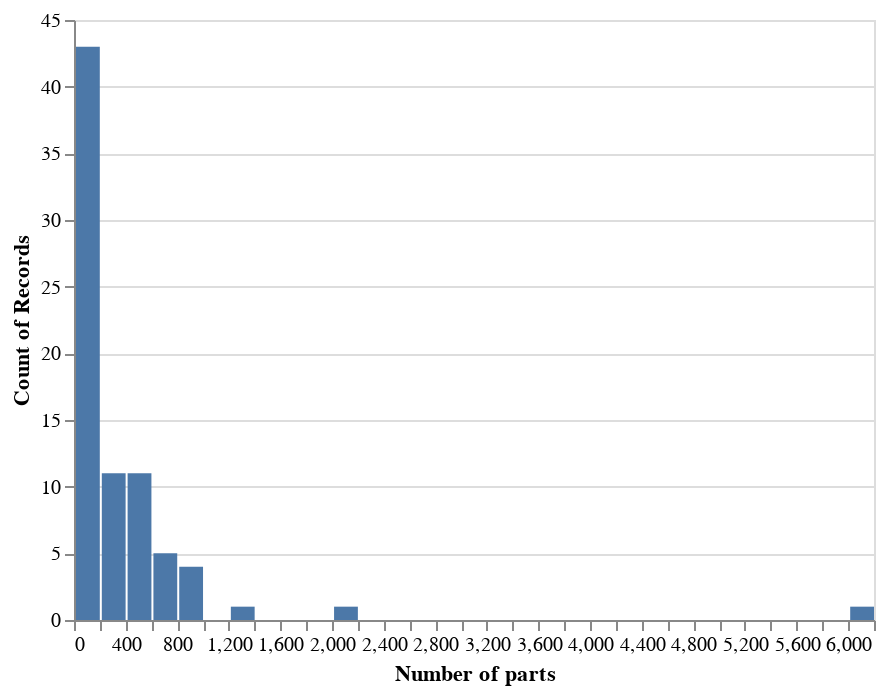

Here is the notebook cell this chart was saved with:
### Markdown cell above
### Number of parts

### Code cell
alt.Chart(hp_themes_df).mark_bar().encode(
    x=alt.X('num_parts:Q', title='Number of parts', bin=alt.Bin(maxbins=50)),
    y=alt.Y('count()')
    )

### Figure 1 — Vega-Lite specification as saved in the notebook (floating-point values rounded to 4 significant figures)
{"$schema": "https://vega.github.io/schema/vega-lite/v3.2.1.json", "config": {"mark": {"tooltip": null}, "view": {"height": 300, "width": 400}}, "data": {"name": "data-7232b797e24722c6d35276d53571c60f"}, "datasets": {"data-7232b797e24722c6d35276d53571c60f": [{"index": 0, "most_parts": "10217-1: Diagon Alley", "name": "Diagon Alley", "num_name": "10217-1: Diagon Alley", "num_parts": 2031, "set_num": "10217-1", "theme_name": "Harry Potter", "year": 2011}, {"index": 1, "most_parts": "10217-1: Diagon Alley", "name": "Trolley", "num_name": "30110-1: Trolley", "num_parts": 22, "set_num": "30110-1", "theme_name": "Harry Potter", "year": 2011}, {"index": 2, "most_parts": "10217-1: Diagon Alley", "name": "The Lab", "num_name": "30111-1: The Lab", "num_parts": 34, "set_num": "30111-1", "theme_name": "Harry Potter", "year": 2011}, {"index": 3, "most_parts": "10217-1: Diagon Alley", "name": "Mini Hogwarts Express", "num_name": "40028-1: Mini Hogwarts Express", "num_parts": 64, "set_num": "40028-1", "theme_name": "Harry Potter", "year": 2011}, {"index": 4, "most_parts": "10217-1: Diagon Alley", "name": "Freeing Dobby", "num_name": "4736-1: Freeing Dobby", "num_parts": 73, "set_num": "4736-1", "theme_name": "Harry Potter", "year": 2010}, {"index": 5, "most_parts": "10217-1: Diagon Alley", "name": "Quidditch Match", "num_name": "4737-1: Quidditch Match", "num_parts": 153, "set_num": "4737-1", "theme_name": "Harry Potter", "year": 2010}, {"index": 6, "most_parts": "10217-1: Diagon Alley", "name": "Hagrid's Hut (3rd edition)", "num_name": "4738-1: Hagrid's Hut (3rd edition)", "num_parts": 442, "set_num": "4738-1", "theme_name": "Harry Potter", "year": 2010}, {"index": 7, "most_parts": "10217-1: Diagon Alley", "name": "The Burrow", "num_name": "4840-1: The Burrow", "num_parts": 572, "set_num": "4840-1", "theme_name": "Harry Potter", "year": 2010}, {"index": 8, "most_parts": "10217-1: Diagon Alley", "name": "Hogwarts Express (3rd edition)", "num_name": "4841-1: Hogwarts Express (3rd edition)", "num_parts": 646, "set_num": "4841-1", "theme_name": "Harry Potter", "year": 2010}, {"index": 9, "most_parts": "10217-1: Diagon Alley", "name": "Hogwarts Castle [Fourth Edition]", "num_name": "4842-1: Hogwarts Castle [Fourth Edition]", "num_parts": 1290, "set_num": "4842-1", "theme_name": "Harry Potter", "year": 2010}, {"index": 10, "most_parts": "10217-1: Diagon Alley", "name": "The Forbidden Forest", "num_name": "4865-1: The Forbidden Forest", "num_parts": 64, "set_num": "4865-1", "theme_name": "Harry Potter", "year": 2011}, {"index": 11, "most_parts": "10217-1: Diagon Alley", "name": "The Knight Bus", "num_name": "4866-1: The Knight Bus", "num_parts": 281, "set_num": "4866-1", "theme_name": "Harry Potter", "year": 2011}, {"index": 12, "most_parts": "10217-1: Diagon Alley", "name": "Hogwarts", "num_name": "4867-1: Hogwarts", "num_parts": 465, "set_num": "4867-1", "theme_name": "Harry Potter", "year": 2011}, {"index": 19, "most_parts": "10217-1: Diagon Alley", "name": "Harry Potter Gallery 1 - Potter L. Malfoy Lockhart Madame Hooch", "num_name": "HPG01-1: Harry Potter Gallery 1 - Potter L. Malfoy Lockhart Madame Hooch", "num_parts": 20, "set_num": "HPG01-1", "theme_name": "Harry Potter", "year": 2002}, {"index": 20, "most_parts": "10217-1: Diagon Alley", "name": "Harry Potter Gallery 2 - Hagrid V. Dursley Crabbe Ron Weasley", "num_name": "HPG02-1: Harry Potter Gallery 2 - Hagrid V. Dursley Crabbe Ron Weasley", "num_parts": 17, "set_num": "HPG02-1", "theme_name": "Harry Potter", "year": 2002}, {"index": 21, "most_parts": "10217-1: Diagon Alley", "name": "Harry Potter Gallery 3 - Dumbledore Ginny Weasley D. Malfoy Snape", "num_name": "HPG03-1: Harry Potter Gallery 3 - Dumbledore Ginny Weasley D. Malfoy Snape", "num_parts": 23, "set_num": "HPG03-1", "theme_name": "Harry Potter", "year": 2002}, {"index": 22, "most_parts": "10217-1: Diagon Alley", "name": "Harry Potter Gallery 4 - Tom Riddle McGonagall Dobby Goyle Hermione", "num_name": "HPG04-1: Harry Potter Gallery 4 - Tom Riddle McGonagall Dobby Goyle Hermione", "num_parts": 23, "set_num": "HPG04-1", "theme_name": "Harry Potter", "year": 2002}, {"index": 23, "most_parts": "10217-1: Diagon Alley", "name": "Harry Potter Wand", "num_name": "HPWAND-1: Harry Potter Wand", "num_parts": 26, "set_num": "HPWAND-1", "theme_name": "Harry Potter", "year": 2018}, {"index": 26, "most_parts": "10217-1: Diagon Alley", "name": "Coca Cola Harry Potter Gift Set", "num_name": "KCCHP-1: Coca Cola Harry Potter Gift Set", "num_parts": 7, "set_num": "KCCHP-1", "theme_name": "Harry Potter", "year": 2002}, {"index": 27, "most_parts": "10217-1: Diagon Alley", "name": "Harry Potter Quidditch Tower (TRU Event Exclusive)", "num_name": "TRU01-1: Harry Potter Quidditch Tower (TRU Event Exclusive)", "num_parts": 37, "set_num": "TRU01-1", "theme_name": "Harry Potter", "year": 2002}, {"index": 28, "most_parts": "10217-1: Diagon Alley", "name": "Weasley Family Car", "num_name": "TRUWEASLEYCAR-1: Weasley Family Car", "num_parts": 36, "set_num": "TRUWEASLEYCAR-1", "theme_name": "Harry Potter", "year": 2018}, {"index": 29, "most_parts": "4730-1: Chamber of Secrets", "name": "Quality Quidditch Supplies", "num_name": "4719-1: Quality Quidditch Supplies", "num_parts": 121, "set_num": "4719-1", "theme_name": "Chamber of Secrets", "year": 2003}, {"index": 30, "most_parts": "4730-1: Chamber of Secrets", "name": "Knockturn Alley", "num_name": "4720-1: Knockturn Alley", "num_parts": 211, "set_num": "4720-1", "theme_name": "Chamber of Secrets", "year": 2003}, {"index": 31, "most_parts": "4730-1: Chamber of Secrets", "name": "Quidditch Practice", "num_name": "4726-1: Quidditch Practice", "num_parts": 131, "set_num": "4726-1", "theme_name": "Chamber of Secrets", "year": 2002}, {"index": 32, "most_parts": "4730-1: Chamber of Secrets", "name": "Aragog in the Dark Forest", "num_name": "4727-1: Aragog in the Dark Forest", "num_parts": 183, "set_num": "4727-1", "theme_name": "Chamber of Secrets", "year": 2002}, {"index": 33, "most_parts": "4730-1: Chamber of Secrets", "name": "Escape from Privet Drive", "num_name": "4728-1: Escape from Privet Drive", "num_parts": 282, "set_num": "4728-1", "theme_name": "Chamber of Secrets", "year": 2002}, {"index": 34, "most_parts": "4730-1: Chamber of Secrets", "name": "Dumbledore's Office", "num_name": "4729-1: Dumbledore's Office", "num_parts": 451, "set_num": "4729-1", "theme_name": "Chamber of Secrets", "year": 2002}, {"index": 35, "most_parts": "4730-1: Chamber of Secrets", "name": "Chamber of Secrets", "num_name": "4730-1: Chamber of Secrets", "num_parts": 597, "set_num": "4730-1", "theme_name": "Chamber of Secrets", "year": 2002}, {"index": 36, "most_parts": "4730-1: Chamber of Secrets", "name": "Dobby's Release", "num_name": "4731-1: Dobby's Release", "num_parts": 71, "set_num": "4731-1", "theme_name": "Chamber of Secrets", "year": 2002}, {"index": 37, "most_parts": "4730-1: Chamber of Secrets", "name": "The Dueling Club", "num_name": "4733-1: The Dueling Club", "num_parts": 133, "set_num": "4733-1", "theme_name": "Chamber of Secrets", "year": 2002}, {"index": 38, "most_parts": "4730-1: Chamber of Secrets", "name": "Slytherin", "num_name": "4735-1: Slytherin", "num_parts": 93, "set_num": "4735-1", "theme_name": "Chamber of Secrets", "year": 2002}, {"index": 39, "most_parts": "4768-2: The Durmstrang Ship with Bonus Mini - Figures (Target exclusive)", "name": "Rescue from the Merpeople", "num_name": "4762-1: Rescue from the Merpeople", "num_parts": 177, "set_num": "4762-1", "theme_name": "Goblet of Fire", "year": 2005}, {"index": 40, "most_parts": "4768-2: The Durmstrang Ship with Bonus Mini - Figures (Target exclusive)", "name": "Graveyard Duel", "num_name": "4766-1: Graveyard Duel", "num_parts": 551, "set_num": "4766-1", "theme_name": "Goblet of Fire", "year": 2005}, {"index": 41, "most_parts": "4768-2: The Durmstrang Ship with Bonus Mini - Figures (Target exclusive)", "name": "Harry and the Hungarian Horntail", "num_name": "4767-1: Harry and the Hungarian Horntail", "num_parts": 265, "set_num": "4767-1", "theme_name": "Goblet of Fire", "year": 2005}, {"index": 42, "most_parts": "4768-2: The Durmstrang Ship with Bonus Mini - Figures (Target exclusive)", "name": "The Durmstrang Ship", "num_name": "4768-1: The Durmstrang Ship", "num_parts": 552, "set_num": "4768-1", "theme_name": "Goblet of Fire", "year": 2005}, {"index": 43, "most_parts": "4768-2: The Durmstrang Ship with Bonus Mini - Figures (Target exclusive)", "name": "The Durmstrang Ship with Bonus Mini - Figures (Target exclusive)", "num_name": "4768-2: The Durmstrang Ship with Bonus Mini - Figures (Target exclusive)", "num_parts": 569, "set_num": "4768-2", "theme_name": "Goblet of Fire", "year": 2005}, {"index": 44, "most_parts": "5378-1: Hogwarts (Third Edition)", "name": "Hogwarts (Third Edition)", "num_name": "5378-1: Hogwarts (Third Edition)", "num_parts": 945, "set_num": "5378-1", "theme_name": "Order of the Phoenix", "year": 2007}, {"index": 45, "most_parts": "4757-1: Hogwarts Castle (2nd edition)", "name": "Motorized Hogwarts Express", "num_name": "10132-1: Motorized Hogwarts Express", "num_parts": 712, "set_num": "10132-1", "theme_name": "Prisoner of Azkaban", "year": 2004}, {"index": 46, "most_parts": "4757-1: Hogwarts Castle (2nd edition)", "name": "Knight Bus - Mini", "num_name": "4695-1: Knight Bus - Mini", "num_parts": 58, "set_num": "4695-1", "theme_name": "Prisoner of Azkaban", "year": 2004}, {"index": 47, "most_parts": "4757-1: Hogwarts Castle (2nd edition)", "name": "Draco's Encounter with Buckbeak", "num_name": "4750-1: Draco's Encounter with Buckbeak", "num_parts": 37, "set_num": "4750-1", "theme_name": "Prisoner of Azkaban", "year": 2004}, {"index": 48, "most_parts": "4757-1: Hogwarts Castle (2nd edition)", "name": "Harry and the Marauder's Map", "num_name": "4751-1: Harry and the Marauder's Map", "num_parts": 109, "set_num": "4751-1", "theme_name": "Prisoner of Azkaban", "year": 2004}, {"index": 49, "most_parts": "4757-1: Hogwarts Castle (2nd edition)", "name": "Professor Lupin's Classroom", "num_name": "4752-1: Professor Lupin's Classroom", "num_parts": 158, "set_num": "4752-1", "theme_name": "Prisoner of Azkaban", "year": 2004}, {"index": 50, "most_parts": "4757-1: Hogwarts Castle (2nd edition)", "name": "Sirius Black's Escape", "num_name": "4753-1: Sirius Black's Escape", "num_parts": 192, "set_num": "4753-1", "theme_name": "Prisoner of Azkaban", "year": 2004}, {"index": 51, "most_parts": "4757-1: Hogwarts Castle (2nd edition)", "name": "Hagrid's Hut (2nd edition)", "num_name": "4754-1: Hagrid's Hut (2nd edition)", "num_parts": 304, "set_num": "4754-1", "theme_name": "Prisoner of Azkaban", "year": 2004}, {"index": 52, "most_parts": "4757-1: Hogwarts Castle (2nd edition)", "name": "Knight Bus", "num_name": "4755-1: Knight Bus", "num_parts": 244, "set_num": "4755-1", "theme_name": "Prisoner of Azkaban", "year": 2004}, {"index": 53, "most_parts": "4757-1: Hogwarts Castle (2nd edition)", "name": "Shrieking Shack", "num_name": "4756-1: Shrieking Shack", "num_parts": 449, "set_num": "4756-1", "theme_name": "Prisoner of Azkaban", "year": 2004}, {"index": 54, "most_parts": "4757-1: Hogwarts Castle (2nd edition)", "name": "Hogwarts Castle (2nd edition)", "num_name": "4757-1: Hogwarts Castle (2nd edition)", "num_parts": 935, "set_num": "4757-1", "theme_name": "Prisoner of Azkaban", "year": 2004}, {"index": 55, "most_parts": "4757-1: Hogwarts Castle (2nd edition)", "name": "Hogwarts Express (2nd edition)", "num_name": "4758-1: Hogwarts Express (2nd edition)", "num_parts": 388, "set_num": "4758-1", "theme_name": "Prisoner of Azkaban", "year": 2004}, {"index": 56, "most_parts": "4757-1: Hogwarts Castle (2nd edition)", "name": "Hogwarts Express (2nd edition) Co-Pack (contains 10132 4515 4520)", "num_name": "65524-1: Hogwarts Express (2nd edition) Co-Pack (contains 10132 4515 4520)", "num_parts": 3, "set_num": "65524-1", "theme_name": "Prisoner of Azkaban", "year": 2004}, {"index": 57, "most_parts": "4757-1: Hogwarts Castle (2nd edition)", "name": "Marauder's Map Kit  (contains 4750 4751 4695)", "num_name": "K4751-1: Marauder's Map Kit  (contains 4750 4751 4695)", "num_parts": 3, "set_num": "K4751-1", "theme_name": "Prisoner of Azkaban", "year": 2004}, {"index": 58, "most_parts": "4757-1: Hogwarts Castle (2nd edition)", "name": "Knight Bus Collection", "num_name": "K4755-1: Knight Bus Collection", "num_parts": 2, "set_num": "K4755-1", "theme_name": "Prisoner of Azkaban", "year": 2004}, {"index": 59, "most_parts": "4709-1: Hogwarts Castle", "name": "Sorting Hat", "num_name": "4701-1: Sorting Hat", "num_parts": 50, "set_num": "4701-1", "theme_name": "Philosopher's Stone", "year": 2001}, {"index": 60, "most_parts": "4709-1: Hogwarts Castle", "name": "The Final Challenge", "num_name": "4702-1: The Final Challenge", "num_parts": 61, "set_num": "4702-1", "theme_name": "Philosopher's Stone", "year": 2001}, {"index": 61, "most_parts": "4709-1: Hogwarts Castle", "name": "The Chamber of the Winged Keys", "num_name": "4704-1: The Chamber of the Winged Keys", "num_parts": 180, "set_num": "4704-1", "theme_name": "Philosopher's Stone", "year": 2001}, {"index": 62, "most_parts": "4709-1: Hogwarts Castle", "name": "Snape's Class", "num_name": "4705-1: Snape's Class", "num_parts": 167, "set_num": "4705-1", "theme_name": "Philosopher's Stone", "year": 2001}, {"index": 63, "most_parts": "4709-1: Hogwarts Castle", "name": "Forbidden Corridor", "num_name": "4706-1: Forbidden Corridor", "num_parts": 239, "set_num": "4706-1", "theme_name": "Philosopher's Stone", "year": 2001}, {"index": 64, "most_parts": "4709-1: Hogwarts Castle", "name": "Hagrid's Hut", "num_name": "4707-1: Hagrid's Hut", "num_parts": 298, "set_num": "4707-1", "theme_name": "Philosopher's Stone", "year": 2001}, {"index": 65, "most_parts": "4709-1: Hogwarts Castle", "name": "Hogwarts Express (1st Edition)", "num_name": "4708-1: Hogwarts Express (1st Edition)", "num_parts": 412, "set_num": "4708-1", "theme_name": "Philosopher's Stone", "year": 2001}, {"index": 66, "most_parts": "4709-1: Hogwarts Castle", "name": "Hogwarts Castle", "num_name": "4709-1: Hogwarts Castle", "num_parts": 696, "set_num": "4709-1", "theme_name": "Philosopher's Stone", "year": 2001}, {"index": 67, "most_parts": "4709-1: Hogwarts Castle", "name": "Flying Lesson", "num_name": "4711-1: Flying Lesson", "num_parts": 24, "set_num": "4711-1", "theme_name": "Philosopher's Stone", "year": 2002}, {"index": 68, "most_parts": "4709-1: Hogwarts Castle", "name": "Troll on the Loose", "num_name": "4712-1: Troll on the Loose", "num_parts": 69, "set_num": "4712-1", "theme_name": "Philosopher's Stone", "year": 2002}, {"index": 69, "most_parts": "4709-1: Hogwarts Castle", "name": "Gringott's Bank", "num_name": "4714-1: Gringott's Bank", "num_parts": 263, "set_num": "4714-1", "theme_name": "Philosopher's Stone", "year": 2002}, {"index": 70, "most_parts": "4709-1: Hogwarts Castle", "name": "Hogwarts Classroom", "num_name": "4721-1: Hogwarts Classroom", "num_parts": 75, "set_num": "4721-1", "theme_name": "Philosopher's Stone", "year": 2001}, {"index": 71, "most_parts": "4709-1: Hogwarts Castle", "name": "Gryffindor", "num_name": "4722-1: Gryffindor", "num_parts": 70, "set_num": "4722-1", "theme_name": "Philosopher's Stone", "year": 2001}, {"index": 72, "most_parts": "4709-1: Hogwarts Castle", "name": "Diagon Alley Shops", "num_name": "4723-1: Diagon Alley Shops", "num_parts": 85, "set_num": "4723-1", "theme_name": "Philosopher's Stone", "year": 2001}, {"index": 74, "most_parts": "71043-1: Hogwarts Castle", "name": "Harry's Journey to Hogwarts", "num_name": "30407-1: Harry's Journey to Hogwarts", "num_parts": 40, "set_num": "30407-1", "theme_name": "Fantastic Beasts", "year": 2018}, {"index": 75, "most_parts": "71043-1: Hogwarts Castle", "name": "Diagon Alley (micro)", "num_name": "40289-1: Diagon Alley (micro)", "num_parts": 374, "set_num": "40289-1", "theme_name": "Fantastic Beasts", "year": 2018}, {"index": 76, "most_parts": "71043-1: Hogwarts Castle", "name": "Hogwarts Castle", "num_name": "71043-1: Hogwarts Castle", "num_parts": 6016, "set_num": "71043-1", "theme_name": "Fantastic Beasts", "year": 2018}, {"index": 77, "most_parts": "71043-1: Hogwarts Castle", "name": "Hogwarts Express (4th Edition)", "num_name": "71247-2: Hogwarts Express (4th Edition)", "num_parts": 43, "set_num": "71247-2", "theme_name": "Fantastic Beasts", "year": 2018}, {"index": 78, "most_parts": "71043-1: Hogwarts Castle", "name": "Aragog's Lair", "num_name": "75950-1: Aragog's Lair", "num_parts": 159, "set_num": "75950-1", "theme_name": "Fantastic Beasts", "year": 2018}, {"index": 79, "most_parts": "71043-1: Hogwarts Castle", "name": "Grindelwald's Escape", "num_name": "75951-1: Grindelwald's Escape", "num_parts": 132, "set_num": "75951-1", "theme_name": "Fantastic Beasts", "year": 2018}, {"index": 80, "most_parts": "71043-1: Hogwarts Castle", "name": "Newt's Case of Magical Creatures", "num_name": "75952-1: Newt's Case of Magical Creatures", "num_parts": 694, "set_num": "75952-1", "theme_name": "Fantastic Beasts", "year": 2018}, {"index": 81, "most_parts": "71043-1: Hogwarts Castle", "name": "Hogwarts Whomping Willow", "num_name": "75953-1: Hogwarts Whomping Willow", "num_parts": 756, "set_num": "75953-1", "theme_name": "Fantastic Beasts", "year": 2018}, {"index": 82, "most_parts": "71043-1: Hogwarts Castle", "name": "Hogwarts Great Hall", "num_name": "75954-1: Hogwarts Great Hall", "num_parts": 882, "set_num": "75954-1", "theme_name": "Fantastic Beasts", "year": 2018}, {"index": 83, "most_parts": "71043-1: Hogwarts Castle", "name": "Hogwarts Express (4th Edition)", "num_name": "75955-1: Hogwarts Express (4th Edition)", "num_parts": 805, "set_num": "75955-1", "theme_name": "Fantastic Beasts", "year": 2018}, {"index": 84, "most_parts": "71043-1: Hogwarts Castle", "name": "Quidditch Match", "num_name": "75956-1: Quidditch Match", "num_parts": 501, "set_num": "75956-1", "theme_name": "Fantastic Beasts", "year": 2018}, {"index": 86, "most_parts": "71043-1: Hogwarts Castle", "name": "Golden Snitch", "num_name": "HP-SNITCH: Golden Snitch", "num_parts": 35, "set_num": "HP-SNITCH", "theme_name": "Fantastic Beasts", "year": 2018}]}, "encoding": {"x": {"bin": {"maxbins": 50}, "field": "num_parts", "title": "Number of parts", "type": "quantitative"}, "y": {"aggregate": "count", "type": "quantitative"}}, "mark": "bar"}
